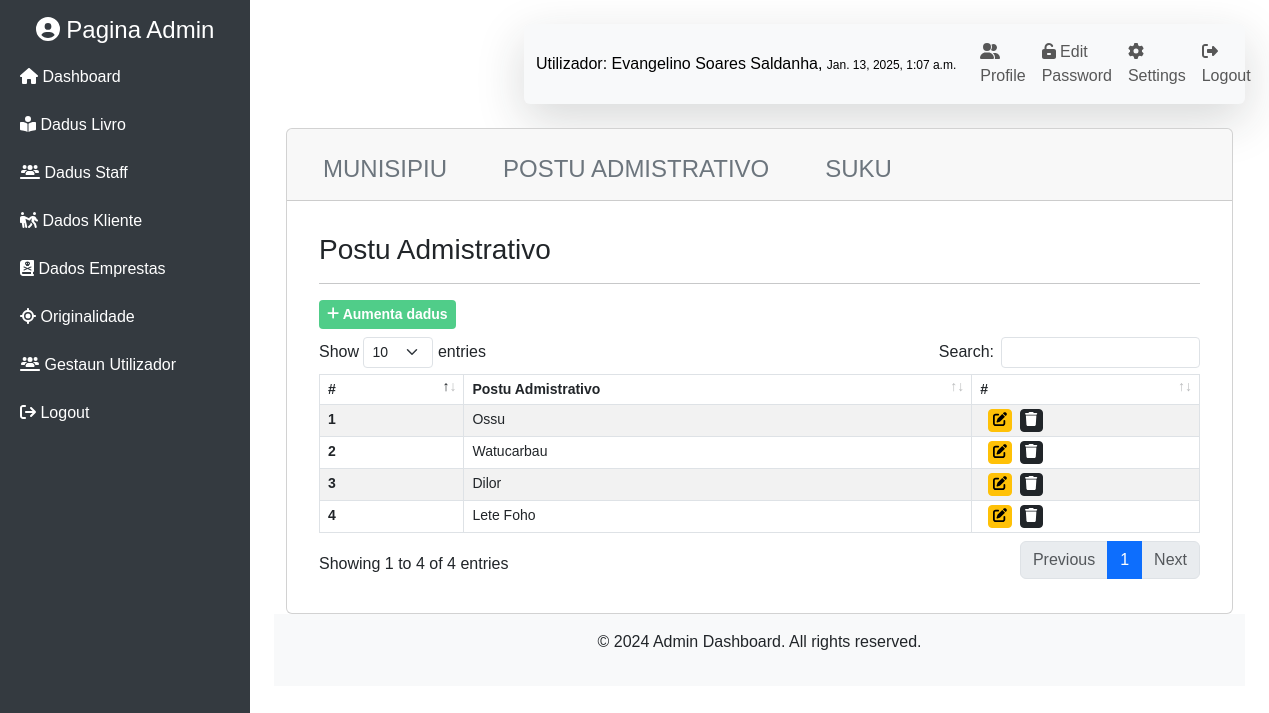
Screenshot of /home/postu/ (signed in) with the database file from the repository.
### mainApp/models.py (models this page shows, shortened)
class Staff(models.Model):
    SEXO_CHOICES = [
        ('Mane', 'Mane'),
        ('Feto', 'Feto'),
    ]
    STADU_CIVIL = [
        ('Solteiro', 'Solteiro'),
        ('Kassadu', 'Kassadu'),
        ('Diborsiadu', 'Diborsiadu'),
        ('Barlakeadu', 'Barlakeadu')
    ]
    id_staff = models.UUIDField(primary_key=True, default=uuid.uuid4, editable=False)
    naran_staff = models.CharField(max_length=225, blank=True, null=True)
    sexu = models.CharField(max_length=4, choices=SEXO_CHOICES, blank=True, null=True)
    data_moris = models.DateField(blank=True, null=True)
    id_suku = models.ForeignKey(Suku, related_name='staff', on_delete=models.CASCADE, blank=True, null=True)
    endereso = models.CharField(max_length=225, blank=True, null=True)
    no_tlf = models.CharField(max_length=20, blank=True, null=True)
    estadu_sivil = models.CharField(max_length=15, default='', choices=STADU_CIVIL,blank=True, null=True)
    user = models.OneToOneField(User, on_delete=models.CASCADE, null= True)
    foto = models.ImageField(
        upload_to='foto_staff/',
        validators=[FileExtensionValidator(allowed_extensions=['png', 'jpg', 'jpeg'])],
        null=True,
        blank=True,
        default='default.png'
    )

class Postu(models.Model):
    id_postu = models.UUIDField(primary_key=True, default=uuid.uuid4, editable=False)
    naran_postu = models.CharField(max_length=100)
    id_mun = models.ForeignKey(Municipio, related_name='postus', on_delete=models.CASCADE)

### mainApp/views/views_admin.py (the view)
# urls.py: path('postu/', views.postu, name='postu'),
@login_required
def postu(request):
    postu = Postu.objects.all()
    context ={
        'title': 'Origin',
        'sub_title': 'Postu Admistrativo',
        'title_form': 'Aumenta Munisipiu',
        'data' : postu
    }
    return render(request, 'module/mod_postu/postu.html', context)

### mainApp/templates/module/mod_postu/postu.html (shortened to what this page needs)
{% extends 'base.html' %} {% load crispy_forms_tags %} {% block content %}
<div class="card">
    <div class="card-header">
        <ul class="nav nav-tabs card-header-tabs">
            <li class="btn btn-outline-warning text-uppercase border-0 nav-item">
                <a class="nav-link border-0 text-secondary fs-4" aria-current="true"
                    href="{% url 'origin' %}">Munisipiu</a>
            </li>
            <li class="btn btn-outline-warning text-uppercase border-0 nav-item">
                <a class="nav-link border-0 text-secondary fs-4" href="{% url 'postu' %}">Postu Admistrativo</a>
            </li>
            <li class="btn btn-outline-warning text-uppercase border-0 nav-item">
                <a class="nav-link border-0 text-secondary fs-4" href="{% url 'suku'%}">Suku</a>
            </li>
        </ul>
    </div>
    <div class=" card-body">
        <div class="card-body">
            <h3>{{ sub_title }}</h3>
            <hr />
            <div class="my-2">
                <a href="{% url 'add_postu' %}" class="btn btn-sm" id="btn_add"><i class="fa fa-plus"></i>
                    Aumenta
                    dadus</a>
            </div>
            <div class="table-responsive">
                <table id="activityTable" class="table table-striped table-bordered">
                    <thead>
                        <tr>
                            <th scope="col" class="py-1">#</th>
                            <th scope="col" class="py-1">Postu Admistrativo</th>
                            <th scope="col" class="py-1">#</th>
                        </tr>
                    </thead>
                    <tbody>
                        {% for i in data %}
                        <tr>
                            <th scope="row" class="py-1">{{ forloop.counter }}</th>
                            <td class="py-1">{{ i.naran_postu }}</td>
                            <td class="py-1">
                                <div class="d-flex">
                                    <form action="{% url 'update_postu' i.id_postu %}" class="ms-2">
                                        <button type="submit" class="btn btn-sm py-0 px-1 p-3 btn-warning">
                                            <i class="fa fa-edit"></i>
                                        </button>
                                    </form>
                                    <form action="{% url 'delete_postu' i.id_postu %}" class="ms-2">
                                        <button type="submit" class="btn btn-sm py-0 px-1 p-3 btn-dark">
                                            <i class="fa fa-trash"></i>
                                        </button>
                                    </form>
                                </div>
                            </td>
                        </tr>
                        {% endfor %}
                    </tbody>
                </table>
            </div>
        </div>
    </div>
</div>
{% endblock %}

### templates/navbar.html (shortened to what this page needs)
<nav class="navbar navbar-expand-lg navbar-light bg-light shadow-lg rounded-2">
    <div class="container-fluid rounded-1">
        <a class="navbar-brand fs-6" href="#">Utilizador: {{request.user.staff.naran_staff}}, <span
                style="font-size: 12px;">{{user.last_login}}</span></a>
        <div class="collapse navbar-collapse" id="navbarSupportedContent">
            <ul class="navbar-nav ms-auto mb-2 mb-lg-0">
                <li class="nav-item">
                    <a class="nav-link" href="{% url 'detallu_staff' request.user.staff.id_staff %}"><i
                            class="fa fa-user-friends"></i> Profile</a>
                </li>
                <li class="nav-item">
                    <a class="nav-link" href="{% url 'change-password' %}"><i class="fa fa-unlock-keyhole"></i> Edit
                        Password</a>
                </li>
                <li class="nav-item">
                    <a class="nav-link" href="{% url 'update_staff' request.user.staff.id_staff %}"><i
                            class="fa fa-gear"></i> Settings</a>
                </li>
                <li class="nav-item">
                    <a class="nav-link" href="{% url 'logout' %}"><i class="fa fa-sign-out-alt "></i> Logout</a>
                </li>
            </ul>
        </div>
    </div>
</nav>

### static/css/style.css (style rules this page uses)
body { font-family: 'Arial', sans-serif; overflow-x: hidden; }
.navbar { margin-left: 250px; transition: margin-left 0.3s ease; }
th { font-size: 14px; }
td { font-size: 14px; }
#btn_add { background-color: #50cd89; border: 0px; font-weight: bold; border-radius: 4px; color: white; }

### rows the page displays
Postu: naran_postu "Ossu"
Postu: naran_postu "Watucarbau"
Postu: naran_postu "Dilor"
Postu: naran_postu "Lete Foho"

### other values shown
{{ request.user.staff.naran_staff }} "Evangelino Soares Saldanha"
{{ user.last_login }} "Jan. 13, 2025, 1:07 a.m."
{{ sub_title }} "Postu Admistrativo"
